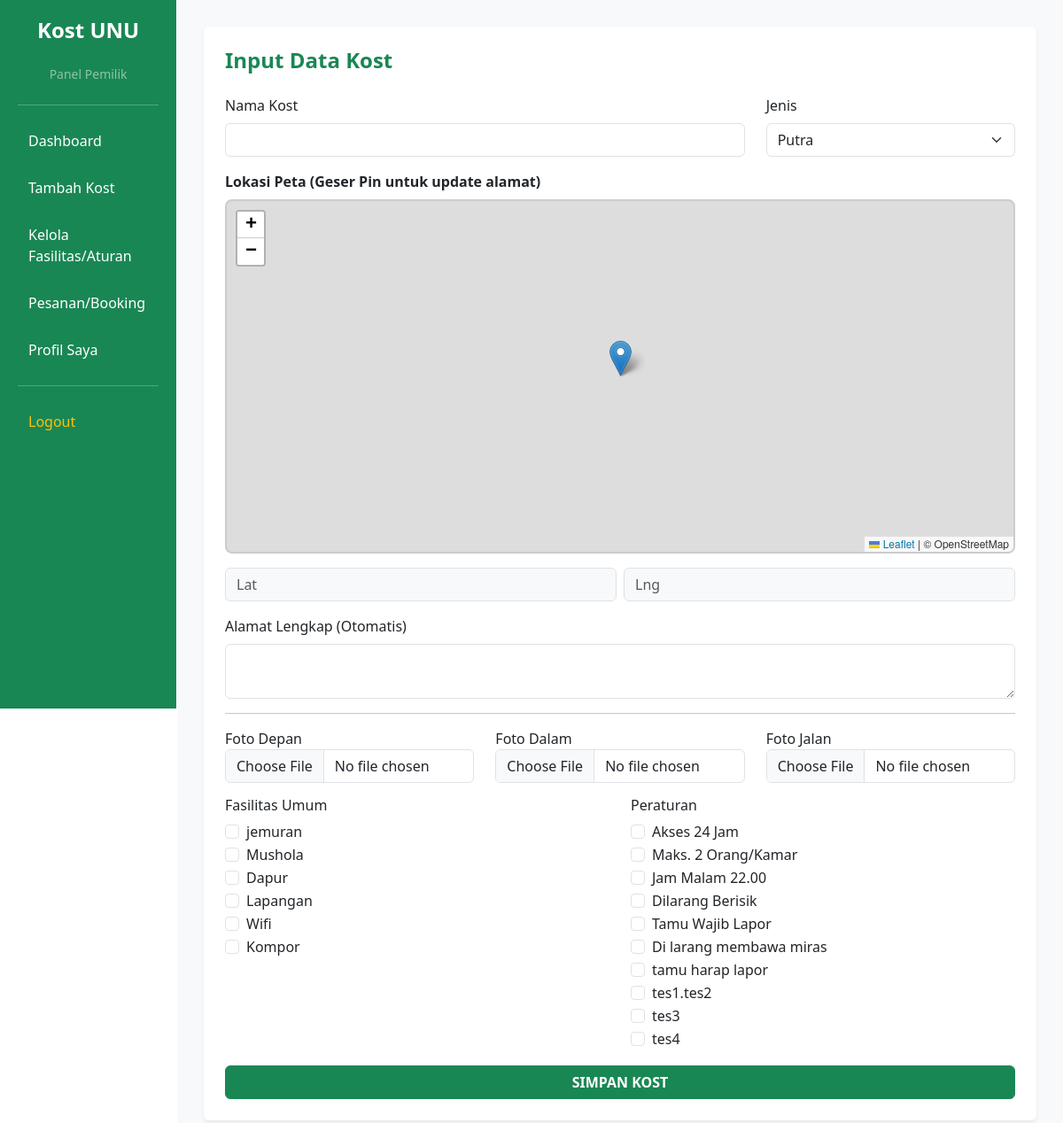
/pemilik/tambah_kost1.php (signed in), run on the app's committed database.
### tables this page shows
CREATE TABLE `master_fasilitas` (
  `id_master_fasilitas` int NOT NULL,
  `nama_fasilitas` varchar(100) NOT NULL,
  `kategori` enum('Kamar','Kamar Mandi','Umum','Parkir') DEFAULT NULL,
  `id_pemilik` int DEFAULT NULL
);

CREATE TABLE `master_peraturan` (
  `id_master_peraturan` int NOT NULL,
  `nama_peraturan` varchar(255) NOT NULL,
  `kategori` enum('Kost','Kamar') DEFAULT 'Kost',
  `id_pemilik` int DEFAULT NULL
);

### pemilik/tambah_kost1.php (the view, shortened to what this page needs)
<?php
include '../koneksi.php';
$id_user_login = $_SESSION['id_user'];
?>
<!DOCTYPE html>
<html lang="id">
<head>
    <link href="https://cdn.jsdelivr.net/npm/bootstrap@5.3.0/dist/css/bootstrap.min.css" rel="stylesheet">
    <link rel="stylesheet" href="https://unpkg.com/leaflet@1.9.4/dist/leaflet.css" />
    <link rel="stylesheet" href="https://unpkg.com/leaflet-control-geocoder/dist/Control.Geocoder.css" />
</head>
<body>
    <div class="container-fluid">
        <div class="row">
            <?php include 'sidebar.php'; ?>
            <div class="col-md-10 content-area">
                <div class="card shadow-sm border-0 p-4">
                    <h4 class="fw-bold text-success mb-4">Input Data Kost</h4>
                    <form method="POST" enctype="multipart/form-data">
                        <div class="row mb-3">
                            <div class="col-md-8">
                                <label class="form-label">Nama Kost</label>
                                <input type="text" name="nama_kost" class="form-control" required>
                            </div>
                            <div class="col-md-4">
                                <label class="form-label">Jenis</label>
                                <select name="jenis_kost" class="form-select">
                                    <option value="Putra">Putra</option>
                                </select>
                            </div>
                        </div>
                        <div class="mb-3">
                            <label class="form-label fw-bold">Lokasi Peta (Geser Pin untuk update alamat)</label>
                            <div id="map"></div>
                            <div class="row mt-2 g-2">
                                <div class="col-6"><input type="text" name="latitude" id="lat" class="form-control bg-light" placeholder="Lat" readonly></div>
                                <div class="col-6"><input type="text" name="longitude" id="lng" class="form-control bg-light" placeholder="Lng" readonly></div>
                            </div>
                        </div>
                        <div class="mb-3">
                            <label class="form-label">Alamat Lengkap (Otomatis)</label>
                            <textarea name="alamat" id="alamat_lengkap" class="form-control" rows="2" readonly></textarea>
                        </div>
                        <hr>
                        <div class="row mb-3">
                            <div class="col-md-4"><label>Foto Depan</label><input type="file" name="foto_depan" class="form-control" required></div>
                            <div class="col-md-4"><label>Foto Dalam</label><input type="file" name="foto_dalam" class="form-control" required></div>
                            <div class="col-md-4"><label>Foto Jalan</label><input type="file" name="foto_jalan" class="form-control" required></div>
                        </div>
                        <div class="row mb-3">
                            <div class="col-md-6">
                                <h6>Fasilitas Umum</h6>
                                <?php $fs = mysqli_query($conn, "SELECT * FROM master_fasilitas WHERE kategori='Umum' AND (id_pemilik IS NULL OR id_pemilik='$id_user_login')");
                                while ($f = mysqli_fetch_assoc($fs)) {
                                    echo "<div class='form-check'><input type='checkbox' class='form-check-input' name='fasilitas[]' value='$f[id_master_fasilitas]'> $f[nama_fasilitas]</div>";
                                } ?>
                            </div>
                            <div class="col-md-6">
                                <h6>Peraturan</h6>
                                <?php $ps = mysqli_query($conn, "SELECT * FROM master_peraturan WHERE kategori='Kost' AND (id_pemilik IS NULL OR id_pemilik='$id_user_login')");
                                while ($p = mysqli_fetch_assoc($ps)) {
                                    echo "<div class='form-check'><input type='checkbox' class='form-check-input' name='peraturan[]' value='$p[id_master_peraturan]'> $p[nama_peraturan]</div>";
                                } ?>
                            </div>
                        </div>
                        <button type="submit" name="simpan_kost" class="btn btn-success w-100 fw-bold">SIMPAN KOST</button>
                    </form>
                </div>
            </div>
        </div>
    </div>
</body>
</html>

### pemilik/tambah_kost1.php (style rules this page uses)
.content-area { margin-left: 17%; padding: 30px; background: #f8f9fa; min-height: 100vh; }
#map { height: 400px; width: 100%; border-radius: 8px; border: 2px solid #ccc; z-index: 1; }

### pemilik/sidebar.php (style rules this page uses)
.col-md-10 { margin-left: 16.666667%; }

### data on the page
master_fasilitas: nama_fasilitas "jemuran"
master_fasilitas: nama_fasilitas "Mushola"
master_fasilitas: nama_fasilitas "Dapur"
master_fasilitas: nama_fasilitas "Lapangan"
master_fasilitas: nama_fasilitas "Wifi"
master_fasilitas: nama_fasilitas "Kompor"
master_peraturan: nama_peraturan "Akses 24 Jam"
master_peraturan: nama_peraturan "Maks. 2 Orang/Kamar"
master_peraturan: nama_peraturan "Jam Malam 22.00"
master_peraturan: nama_peraturan "Dilarang Berisik"
master_peraturan: nama_peraturan "Tamu Wajib Lapor"
master_peraturan: nama_peraturan "Di larang membawa miras"
master_peraturan: nama_peraturan "tamu harap lapor"
master_peraturan: nama_peraturan "tes1.tes2"
master_peraturan: nama_peraturan "tes3"
master_peraturan: nama_peraturan "tes4"
